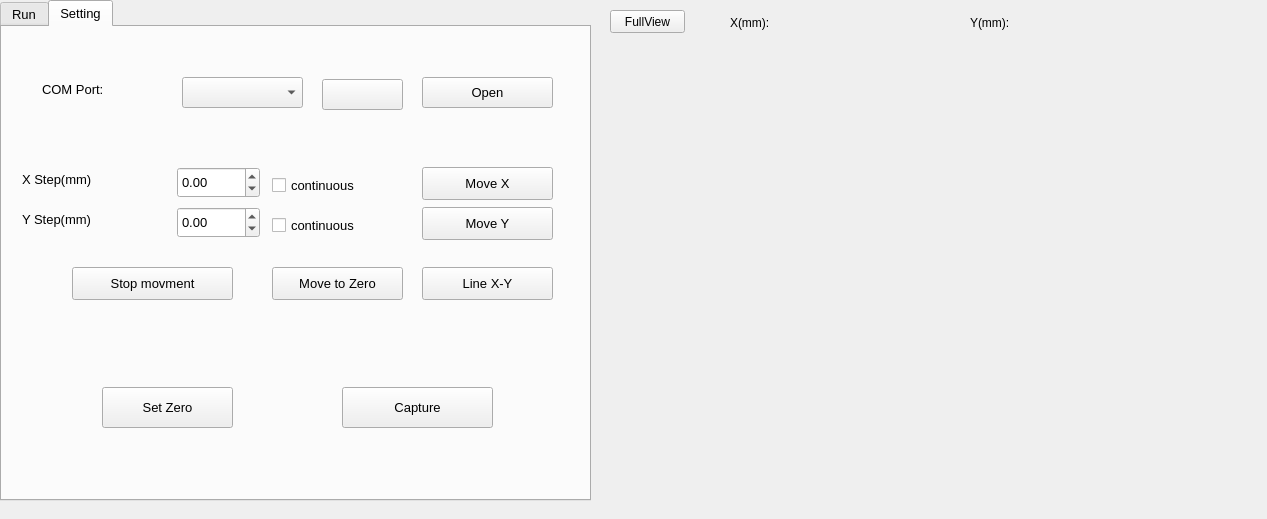
<?xml version="1.0" encoding="UTF-8"?>
<ui version="4.0">
 <class>Dialog</class>
 <widget class="QDialog" name="Dialog">
  <property name="geometry">
   <rect>
    <x>0</x>
    <y>0</y>
    <width>1267</width>
    <height>519</height>
   </rect>
  </property>
  <property name="sizePolicy">
   <sizepolicy hsizetype="Fixed" vsizetype="Fixed">
    <horstretch>0</horstretch>
    <verstretch>0</verstretch>
   </sizepolicy>
  </property>
  <property name="windowTitle">
   <string>X-Y table</string>
  </property>
  <widget class="QTabWidget" name="tabWidget">
   <property name="geometry">
    <rect>
     <x>0</x>
     <y>0</y>
     <width>591</width>
     <height>501</height>
    </rect>
   </property>
   <property name="maximumSize">
    <size>
     <width>800</width>
     <height>501</height>
    </size>
   </property>
   <property name="font">
    <font>
     <pointsize>10</pointsize>
    </font>
   </property>
   <property name="currentIndex">
    <number>1</number>
   </property>
   <widget class="QWidget" name="RunningTab">
    <attribute name="title">
     <string>Run</string>
    </attribute>
    <widget class="QLabel" name="label_4">
     <property name="geometry">
      <rect>
       <x>30</x>
       <y>40</y>
       <width>71</width>
       <height>21</height>
      </rect>
     </property>
     <property name="font">
      <font>
       <pointsize>10</pointsize>
      </font>
     </property>
     <property name="text">
      <string>X Cells</string>
     </property>
    </widget>
    <widget class="QLabel" name="label_5">
     <property name="geometry">
      <rect>
       <x>30</x>
       <y>80</y>
       <width>71</width>
       <height>21</height>
      </rect>
     </property>
     <property name="font">
      <font>
       <pointsize>10</pointsize>
      </font>
     </property>
     <property name="text">
      <string>Y Cells</string>
     </property>
    </widget>
    <widget class="QSpinBox" name="numxcellsSpin">
     <property name="geometry">
      <rect>
       <x>90</x>
       <y>40</y>
       <width>51</width>
       <height>22</height>
      </rect>
     </property>
    </widget>
    <widget class="QSpinBox" name="numycellsSpin">
     <property name="geometry">
      <rect>
       <x>90</x>
       <y>80</y>
       <width>51</width>
       <height>22</height>
      </rect>
     </property>
    </widget>
    <widget class="QLabel" name="label_6">
     <property name="geometry">
      <rect>
       <x>180</x>
       <y>80</y>
       <width>101</width>
       <height>21</height>
      </rect>
     </property>
     <property name="font">
      <font>
       <pointsize>10</pointsize>
      </font>
     </property>
     <property name="text">
      <string>Y pitch(mm)</string>
     </property>
    </widget>
    <widget class="QLabel" name="label_7">
     <property name="geometry">
      <rect>
       <x>180</x>
       <y>40</y>
       <width>101</width>
       <height>21</height>
      </rect>
     </property>
     <property name="font">
      <font>
       <pointsize>10</pointsize>
      </font>
     </property>
     <property name="text">
      <string>X pitch(mm)</string>
     </property>
    </widget>
    <widget class="QDoubleSpinBox" name="pitchxSpin">
     <property name="geometry">
      <rect>
       <x>280</x>
       <y>40</y>
       <width>83</width>
       <height>31</height>
      </rect>
     </property>
     <property name="minimum">
      <double>-450.000000000000000</double>
     </property>
     <property name="maximum">
      <double>450.000000000000000</double>
     </property>
    </widget>
    <widget class="QDoubleSpinBox" name="pitchySpin">
     <property name="geometry">
      <rect>
       <x>280</x>
       <y>80</y>
       <width>83</width>
       <height>31</height>
      </rect>
     </property>
     <property name="minimum">
      <double>-200.000000000000000</double>
     </property>
     <property name="maximum">
      <double>200.000000000000000</double>
     </property>
    </widget>
    <widget class="QDoubleSpinBox" name="offsetySpin">
     <property name="geometry">
      <rect>
       <x>490</x>
       <y>80</y>
       <width>83</width>
       <height>31</height>
      </rect>
     </property>
     <property name="minimum">
      <double>-200.000000000000000</double>
     </property>
     <property name="maximum">
      <double>200.000000000000000</double>
     </property>
    </widget>
    <widget class="QDoubleSpinBox" name="offsetxSpin">
     <property name="geometry">
      <rect>
       <x>490</x>
       <y>40</y>
       <width>83</width>
       <height>31</height>
      </rect>
     </property>
     <property name="minimum">
      <double>-450.000000000000000</double>
     </property>
     <property name="maximum">
      <double>450.000000000000000</double>
     </property>
    </widget>
    <widget class="QLabel" name="label_8">
     <property name="geometry">
      <rect>
       <x>380</x>
       <y>80</y>
       <width>101</width>
       <height>21</height>
      </rect>
     </property>
     <property name="font">
      <font>
       <pointsize>10</pointsize>
      </font>
     </property>
     <property name="text">
      <string>Y offset(mm)</string>
     </property>
    </widget>
    <widget class="QLabel" name="label_9">
     <property name="geometry">
      <rect>
       <x>380</x>
       <y>40</y>
       <width>101</width>
       <height>21</height>
      </rect>
     </property>
     <property name="font">
      <font>
       <pointsize>10</pointsize>
      </font>
     </property>
     <property name="text">
      <string>X offset(mm)</string>
     </property>
    </widget>
    <widget class="QPushButton" name="startprofileButton">
     <property name="geometry">
      <rect>
       <x>200</x>
       <y>190</y>
       <width>131</width>
       <height>41</height>
      </rect>
     </property>
     <property name="text">
      <string>Start Profile</string>
     </property>
    </widget>
    <widget class="QCheckBox" name="autocapturecheckBox">
     <property name="geometry">
      <rect>
       <x>360</x>
       <y>200</y>
       <width>151</width>
       <height>21</height>
      </rect>
     </property>
     <property name="text">
      <string>Auto Capture</string>
     </property>
     <property name="checked">
      <bool>true</bool>
     </property>
    </widget>
    <widget class="QSlider" name="delaySlider">
     <property name="geometry">
      <rect>
       <x>140</x>
       <y>140</y>
       <width>300</width>
       <height>22</height>
      </rect>
     </property>
     <property name="maximum">
      <number>3000</number>
     </property>
     <property name="value">
      <number>500</number>
     </property>
     <property name="orientation">
      <enum>Qt::Horizontal</enum>
     </property>
    </widget>
    <widget class="QLabel" name="label_10">
     <property name="geometry">
      <rect>
       <x>20</x>
       <y>130</y>
       <width>111</width>
       <height>31</height>
      </rect>
     </property>
     <property name="text">
      <string>Delay(ms)</string>
     </property>
    </widget>
    <widget class="QLabel" name="delayLabel">
     <property name="geometry">
      <rect>
       <x>450</x>
       <y>140</y>
       <width>81</width>
       <height>21</height>
      </rect>
     </property>
     <property name="text">
      <string>500</string>
     </property>
    </widget>
    <widget class="QPushButton" name="saveButton">
     <property name="geometry">
      <rect>
       <x>360</x>
       <y>300</y>
       <width>141</width>
       <height>41</height>
      </rect>
     </property>
     <property name="text">
      <string>Save setting</string>
     </property>
    </widget>
    <widget class="QPushButton" name="loadButton">
     <property name="geometry">
      <rect>
       <x>90</x>
       <y>300</y>
       <width>141</width>
       <height>41</height>
      </rect>
     </property>
     <property name="text">
      <string>Load setting</string>
     </property>
    </widget>
    <widget class="QLabel" name="currentcellLabel">
     <property name="geometry">
      <rect>
       <x>206</x>
       <y>240</y>
       <width>81</width>
       <height>21</height>
      </rect>
     </property>
     <property name="text">
      <string/>
     </property>
    </widget>
    <widget class="QPushButton" name="selectfolderButton">
     <property name="geometry">
      <rect>
       <x>30</x>
       <y>190</y>
       <width>131</width>
       <height>41</height>
      </rect>
     </property>
     <property name="text">
      <string>Select Folder</string>
     </property>
    </widget>
   </widget>
   <widget class="QWidget" name="SettingTab">
    <attribute name="title">
     <string>Setting</string>
    </attribute>
    <widget class="QPushButton" name="refreshButton">
     <property name="geometry">
      <rect>
       <x>320</x>
       <y>52</y>
       <width>81</width>
       <height>31</height>
      </rect>
     </property>
     <property name="text">
      <string/>
     </property>
     <property name="icon">
      <iconset theme="SP_BrowserReload">
       <normaloff>.</normaloff>.</iconset>
     </property>
    </widget>
    <widget class="QPushButton" name="rampxyButton">
     <property name="geometry">
      <rect>
       <x>420</x>
       <y>240</y>
       <width>131</width>
       <height>33</height>
      </rect>
     </property>
     <property name="text">
      <string>Line X-Y</string>
     </property>
    </widget>
    <widget class="QComboBox" name="portscomboBox">
     <property name="geometry">
      <rect>
       <x>180</x>
       <y>50</y>
       <width>121</width>
       <height>31</height>
      </rect>
     </property>
    </widget>
    <widget class="QPushButton" name="setzeroButton">
     <property name="geometry">
      <rect>
       <x>100</x>
       <y>360</y>
       <width>131</width>
       <height>41</height>
      </rect>
     </property>
     <property name="text">
      <string>Set Zero</string>
     </property>
    </widget>
    <widget class="QDoubleSpinBox" name="moveystepSpin">
     <property name="geometry">
      <rect>
       <x>175</x>
       <y>180</y>
       <width>83</width>
       <height>31</height>
      </rect>
     </property>
     <property name="minimum">
      <double>-200.000000000000000</double>
     </property>
     <property name="maximum">
      <double>200.000000000000000</double>
     </property>
    </widget>
    <widget class="QCheckBox" name="ycontcheckBox">
     <property name="geometry">
      <rect>
       <x>270</x>
       <y>190</y>
       <width>141</width>
       <height>17</height>
      </rect>
     </property>
     <property name="text">
      <string>continuous </string>
     </property>
    </widget>
    <widget class="QLabel" name="label_2">
     <property name="geometry">
      <rect>
       <x>40</x>
       <y>50</y>
       <width>113</width>
       <height>25</height>
      </rect>
     </property>
     <property name="text">
      <string>COM Port:</string>
     </property>
    </widget>
    <widget class="QPushButton" name="moveyButton">
     <property name="geometry">
      <rect>
       <x>420</x>
       <y>180</y>
       <width>131</width>
       <height>33</height>
      </rect>
     </property>
     <property name="text">
      <string>Move Y</string>
     </property>
    </widget>
    <widget class="QDoubleSpinBox" name="movexstepSpin">
     <property name="geometry">
      <rect>
       <x>175</x>
       <y>140</y>
       <width>83</width>
       <height>31</height>
      </rect>
     </property>
     <property name="minimum">
      <double>-450.000000000000000</double>
     </property>
     <property name="maximum">
      <double>450.000000000000000</double>
     </property>
    </widget>
    <widget class="QLabel" name="label_3">
     <property name="geometry">
      <rect>
       <x>20</x>
       <y>180</y>
       <width>113</width>
       <height>25</height>
      </rect>
     </property>
     <property name="text">
      <string>Y Step(mm)</string>
     </property>
    </widget>
    <widget class="QPushButton" name="opencloseButton">
     <property name="geometry">
      <rect>
       <x>420</x>
       <y>50</y>
       <width>131</width>
       <height>31</height>
      </rect>
     </property>
     <property name="text">
      <string>Open</string>
     </property>
     <property name="checkable">
      <bool>true</bool>
     </property>
     <property name="checked">
      <bool>false</bool>
     </property>
    </widget>
    <widget class="QCheckBox" name="xcontcheckBox">
     <property name="geometry">
      <rect>
       <x>270</x>
       <y>150</y>
       <width>141</width>
       <height>17</height>
      </rect>
     </property>
     <property name="text">
      <string>continuous </string>
     </property>
    </widget>
    <widget class="QPushButton" name="captureButton">
     <property name="geometry">
      <rect>
       <x>340</x>
       <y>360</y>
       <width>151</width>
       <height>41</height>
      </rect>
     </property>
     <property name="text">
      <string>Capture</string>
     </property>
    </widget>
    <widget class="QPushButton" name="movtozeroButton">
     <property name="geometry">
      <rect>
       <x>270</x>
       <y>240</y>
       <width>131</width>
       <height>33</height>
      </rect>
     </property>
     <property name="text">
      <string>Move to Zero</string>
     </property>
    </widget>
    <widget class="QLabel" name="label">
     <property name="geometry">
      <rect>
       <x>20</x>
       <y>140</y>
       <width>113</width>
       <height>25</height>
      </rect>
     </property>
     <property name="text">
      <string>X Step(mm)</string>
     </property>
    </widget>
    <widget class="QPushButton" name="movexButton">
     <property name="geometry">
      <rect>
       <x>420</x>
       <y>140</y>
       <width>131</width>
       <height>33</height>
      </rect>
     </property>
     <property name="text">
      <string>Move X</string>
     </property>
    </widget>
    <widget class="QPushButton" name="stopButton">
     <property name="geometry">
      <rect>
       <x>70</x>
       <y>240</y>
       <width>161</width>
       <height>33</height>
      </rect>
     </property>
     <property name="text">
      <string>Stop movment</string>
     </property>
    </widget>
   </widget>
  </widget>
  <widget class="QLabel" name="imageLabel">
   <property name="geometry">
    <rect>
     <x>600</x>
     <y>30</y>
     <width>640</width>
     <height>480</height>
    </rect>
   </property>
   <property name="text">
    <string/>
   </property>
  </widget>
  <widget class="QPushButton" name="fullviewButton">
   <property name="geometry">
    <rect>
     <x>610</x>
     <y>10</y>
     <width>75</width>
     <height>23</height>
    </rect>
   </property>
   <property name="text">
    <string>FullView</string>
   </property>
  </widget>
  <widget class="QLabel" name="label_11">
   <property name="geometry">
    <rect>
     <x>730</x>
     <y>10</y>
     <width>41</width>
     <height>25</height>
    </rect>
   </property>
   <property name="text">
    <string>X(mm):</string>
   </property>
  </widget>
  <widget class="QLabel" name="label_12">
   <property name="geometry">
    <rect>
     <x>970</x>
     <y>10</y>
     <width>41</width>
     <height>25</height>
    </rect>
   </property>
   <property name="text">
    <string>Y(mm):</string>
   </property>
  </widget>
  <widget class="QLabel" name="xposLabel">
   <property name="geometry">
    <rect>
     <x>850</x>
     <y>10</y>
     <width>71</width>
     <height>25</height>
    </rect>
   </property>
   <property name="font">
    <font>
     <pointsize>12</pointsize>
    </font>
   </property>
   <property name="text">
    <string/>
   </property>
  </widget>
  <widget class="QLabel" name="yposLabel">
   <property name="geometry">
    <rect>
     <x>1050</x>
     <y>10</y>
     <width>91</width>
     <height>25</height>
    </rect>
   </property>
   <property name="font">
    <font>
     <pointsize>12</pointsize>
    </font>
   </property>
   <property name="text">
    <string/>
   </property>
  </widget>
 </widget>
 <tabstops>
  <tabstop>portscomboBox</tabstop>
  <tabstop>refreshButton</tabstop>
  <tabstop>opencloseButton</tabstop>
  <tabstop>movexstepSpin</tabstop>
  <tabstop>xcontcheckBox</tabstop>
  <tabstop>movexButton</tabstop>
  <tabstop>moveystepSpin</tabstop>
  <tabstop>ycontcheckBox</tabstop>
  <tabstop>moveyButton</tabstop>
  <tabstop>stopButton</tabstop>
  <tabstop>movtozeroButton</tabstop>
  <tabstop>rampxyButton</tabstop>
  <tabstop>setzeroButton</tabstop>
  <tabstop>captureButton</tabstop>
  <tabstop>tabWidget</tabstop>
  <tabstop>numxcellsSpin</tabstop>
  <tabstop>pitchxSpin</tabstop>
  <tabstop>offsetxSpin</tabstop>
  <tabstop>numycellsSpin</tabstop>
  <tabstop>pitchySpin</tabstop>
  <tabstop>offsetySpin</tabstop>
  <tabstop>delaySlider</tabstop>
  <tabstop>startprofileButton</tabstop>
  <tabstop>autocapturecheckBox</tabstop>
  <tabstop>loadButton</tabstop>
  <tabstop>saveButton</tabstop>
  <tabstop>fullviewButton</tabstop>
 </tabstops>
 <resources/>
 <connections>
  <connection>
   <sender>delaySlider</sender>
   <signal>valueChanged(int)</signal>
   <receiver>delayLabel</receiver>
   <slot>setNum(int)</slot>
   <hints>
    <hint type="sourcelabel">
     <x>291</x>
     <y>184</y>
    </hint>
    <hint type="destinationlabel">
     <x>492</x>
     <y>184</y>
    </hint>
   </hints>
  </connection>
 </connections>
</ui>
